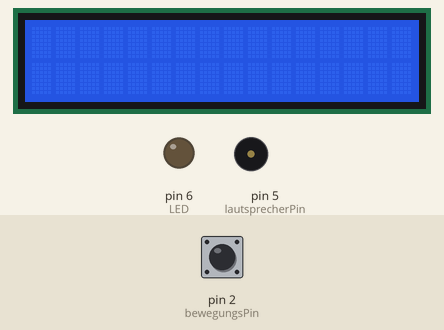
A sketch run on a simulated Arduino Uno, built with avr-gcc and run on an emulated ATmega328P. On the bench: 16×2 character LCD, output pins drawn as LEDs (lit = HIGH), buzzer (waves = sounding). Dashed ring = blinking. Inputs (shaded band) come from the test bench; at power-on: pin 2 (bewegungsPin) LOW. What the sketch prints to the serial monitor is not drawn.

Above: at 1.2 s.
1.3 s: pin 2 (bewegungsPin) driven HIGH
At 2.5 s:
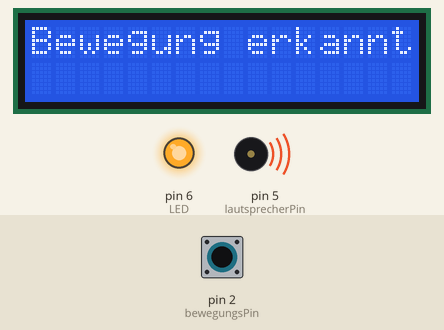
2.8 s: pin 2 (bewegungsPin) driven LOW
At 3.9 s:
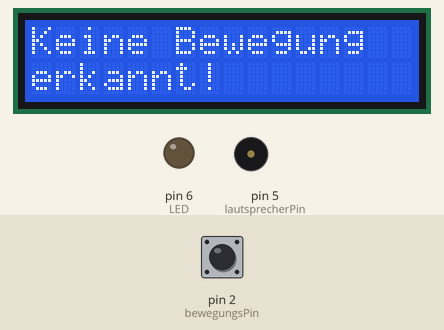
4.3 s: pin 2 (bewegungsPin) pulsed HIGH 2 times (0.12 s each, 0.3 s apart)
At 4.68 s:
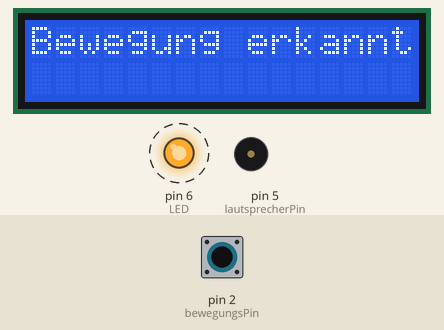
Timing chart, 0 to 7.3 s (numbered marks = the images above; inputs shaded):
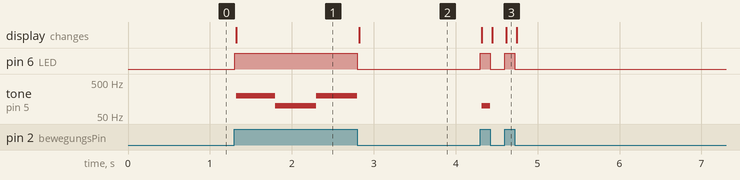

Measured:
- after the input at 1.3 s, pin 6 (LED): LOW → HIGH at once; tone on pin 5 (lautsprecherPin): silent → 200 Hz at once, → 100 Hz 0.48 s later, → 200 Hz 0.50 s later; the display: changes at once (image 1)
- after the input at 2.8 s, pin 6 (LED): HIGH → LOW at once; the display: changes at once (image 2)
- after the input at 4.3 s, pin 6 (LED): alternates HIGH for 0.12 s and LOW for 0.18 s, 4 changes in all, then stays LOW, starting at once; tone on pin 5 (lautsprecherPin): silent → 100 Hz at once, → silent 0.10 s later; the display: changes at once (image 3)

The sketch:

experimentAlarm.ino
```cpp
/*
* meetMINT Space
* Bei erkannter Bewegung wird ein Text über die serielle Schnittstelle ausgegeben und eine LED angeschaltet
*
*/
#include <Wire.h>
#include <LiquidCrystal_I2C.h>

// Display
// 0x3F = Hexadresse vom Display
// 16 = Anzahl der darstellbaren Zeichen
// 2 = Zeilenanzahl
LiquidCrystal_I2C lcd(0x27, 16, 2);

// Verwendete Pins vom Board
const int LED = 6;
const int bewegungsPin = 2;
const int lautsprecherPin = 5;

// Variablen Bewegunsmelder
int bewegungsStat = 0;
bool neueBewegung = true;

//Variablen Lautsprecher
int tonHoehe1 = 100;
int tonHoehe2 = 200;
int sirenenInterval = 500;

//Sich aendernde Variablen
int tonJetzt = 100;
unsigned long vorherigeMillis = 0;   // speichert wann der Lautsprecher das letzte Mal den Ton geaedert hat (um delay zu umgehen)
unsigned long jetzigeMillis = 0;

/* Initialisierungen */
void setup() {
  // Definierung der Baudrate
  Serial.begin(9600);
  // Display-Einstellungen
  lcd.init();
  lcd.backlight();
  // Definierung der In- und Outputs
  pinMode(LED, OUTPUT);
  pinMode(bewegungsPin, INPUT);
  pinMode(lautsprecherPin, OUTPUT);
}

/* Programmcode */
void loop() {
  // Auf Display schreiben
  lcd.setCursor(0, 0);

  // Auslesen vom Bewegungssensor
  bewegungsStat = digitalRead(bewegungsPin);
  // Auslesen der Sekunden
  jetzigeMillis = millis();

 if (bewegungsStat == HIGH) {
    // Wenn neue Bewegung erkannt
    if (neueBewegung) {
      neueBewegung = false;
      digitalWrite(LED, HIGH);
      Serial.println("Bewegung erkannt!");
      lcd.clear();
      lcd.print("Bewegung erkannt!");
    }

    sireneAbspielen();

  }

  else {
    digitalWrite(LED, LOW);
    noTone(lautsprecherPin);

    // Wenn Bewegungsstatus sich von 1 auf 0 aendert
    if (!neueBewegung) {
      neueBewegung = true;
      Serial.println("Keine Bewegung erkannt!");
      lcd.clear();
      lcd.print("Keine Bewegung");
      // In die zweite Zeile schreiben
      lcd.setCursor(0, 1);
      lcd.print("erkannt!");
    }
  }
}

void sireneAbspielen(){
  // Wenn das Intervall zum Tonwechsel vorbei ist
    if (jetzigeMillis - vorherigeMillis >= sirenenInterval) {

      // Wenn der Ton1 gespielt wurde, spiel den Ton2 und vice-versa:
      tonJetzt = (tonJetzt == tonHoehe1) ? tonHoehe2 : tonHoehe1;

      // Spiel den Ton:
      tone(lautsprecherPin, tonJetzt);

      // speicher die letzte Zeit, die der Ton gespielt wurde
      vorherigeMillis = jetzigeMillis;
    }
}
```
